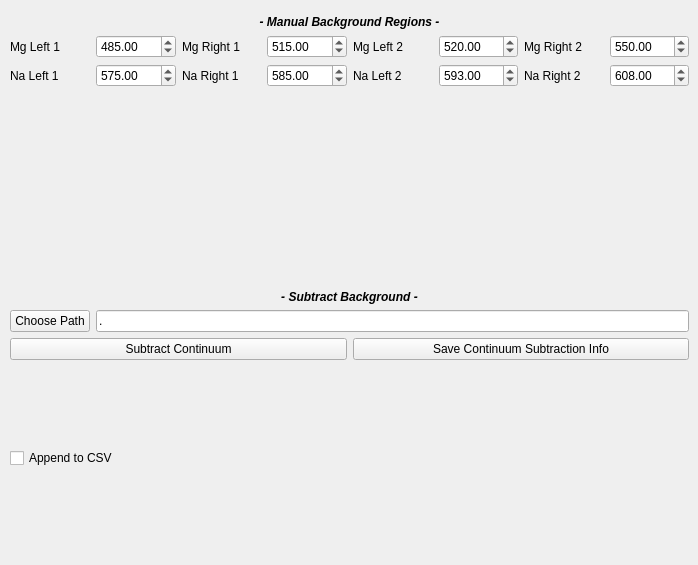
    <widget class="QWidget" name="tab_9">
     <attribute name="title">
      <string>Background Subtraction</string>
     </attribute>
     <widget class="QWidget" name="gridLayoutWidget_5">
      <property name="geometry">
       <rect>
        <x>10</x>
        <y>15</y>
        <width>679</width>
        <height>541</height>
       </rect>
      </property>
      <layout class="QGridLayout" name="gridLayout_4">
       <item row="0" column="0" colspan="2">
        <widget class="QLabel" name="label_ManualContinuum">
         <property name="font">
          <font>
           <weight>75</weight>
           <italic>true</italic>
           <bold>true</bold>
          </font>
         </property>
         <property name="text">
          <string>- Manual Background Regions -</string>
         </property>
         <property name="alignment">
          <set>Qt::AlignCenter</set>
         </property>
        </widget>
       </item>
       <item row="1" column="0">
        <layout class="QHBoxLayout" name="horizontalLayout_ManualContinuumMgL">
         <item>
          <widget class="QLabel" name="label_MgLeft1">
           <property name="text">
            <string>Mg Left 1</string>
           </property>
          </widget>
         </item>
         <item>
          <widget class="QDoubleSpinBox" name="MgLeft_spin1">
           <property name="minimum">
            <double>400.000000000000000</double>
           </property>
           <property name="maximum">
            <double>700.000000000000000</double>
           </property>
           <property name="value">
            <double>485.000000000000000</double>
           </property>
          </widget>
         </item>
         <item>
          <widget class="QLabel" name="label_MgRight1">
           <property name="text">
            <string>Mg Right 1</string>
           </property>
          </widget>
         </item>
         <item>
          <widget class="QDoubleSpinBox" name="MgRight_spin1">
           <property name="minimum">
            <double>400.000000000000000</double>
           </property>
           <property name="maximum">
            <double>700.000000000000000</double>
           </property>
           <property name="value">
            <double>515.000000000000000</double>
           </property>
          </widget>
         </item>
        </layout>
       </item>
       <item row="1" column="1">
        <layout class="QHBoxLayout" name="horizontalLayout_ManualContinuumMgR">
         <item>
          <widget class="QLabel" name="label_MgLeft2">
           <property name="text">
            <string>Mg Left 2</string>
           </property>
          </widget>
         </item>
         <item>
          <widget class="QDoubleSpinBox" name="MgLeft_spin2">
           <property name="minimum">
            <double>400.000000000000000</double>
           </property>
           <property name="maximum">
            <double>700.000000000000000</double>
           </property>
           <property name="value">
            <double>520.000000000000000</double>
           </property>
          </widget>
         </item>
         <item>
          <widget class="QLabel" name="label_MgRight2">
           <property name="text">
            <string>Mg Right 2</string>
           </property>
          </widget>
         </item>
         <item>
          <widget class="QDoubleSpinBox" name="MgRight_spin2">
           <property name="minimum">
            <double>400.000000000000000</double>
           </property>
           <property name="maximum">
            <double>700.000000000000000</double>
           </property>
           <property name="value">
            <double>550.000000000000000</double>
           </property>
          </widget>
         </item>
        </layout>
       </item>
       <item row="2" column="0">
        <layout class="QHBoxLayout" name="horizontalLayout_ManualContinuumNaL">
         <item>
          <widget class="QLabel" name="label_NaLeft1">
           <property name="text">
            <string>Na Left 1</string>
           </property>
          </widget>
         </item>
         <item>
          <widget class="QDoubleSpinBox" name="NaLeft_spin1">
           <property name="minimum">
            <double>400.000000000000000</double>
           </property>
           <property name="maximum">
            <double>700.000000000000000</double>
           </property>
           <property name="value">
            <double>575.000000000000000</double>
           </property>
          </widget>
         </item>
         <item>
          <widget class="QLabel" name="label_NaRight1">
           <property name="text">
            <string>Na Right 1</string>
           </property>
          </widget>
         </item>
         <item>
          <widget class="QDoubleSpinBox" name="NaRight_spin1">
           <property name="minimum">
            <double>400.000000000000000</double>
           </property>
           <property name="maximum">
            <double>700.000000000000000</double>
           </property>
           <property name="value">
            <double>585.000000000000000</double>
           </property>
          </widget>
         </item>
        </layout>
       </item>
       <item row="2" column="1">
        <layout class="QHBoxLayout" name="horizontalLayout_ManualContinuumNaR">
         <item>
          <widget class="QLabel" name="label_NaLeft2">
           <property name="text">
            <string>Na Left 2</string>
           </property>
          </widget>
         </item>
         <item>
          <widget class="QDoubleSpinBox" name="NaLeft_spin2">
           <property name="minimum">
            <double>400.000000000000000</double>
           </property>
           <property name="maximum">
            <double>700.000000000000000</double>
           </property>
           <property name="value">
            <double>593.000000000000000</double>
           </property>
          </widget>
         </item>
         <item>
          <widget class="QLabel" name="label_NaRight2">
           <property name="text">
            <string>Na Right 2</string>
           </property>
          </widget>
         </item>
         <item>
          <widget class="QDoubleSpinBox" name="NaRight_spin2">
           <property name="minimum">
            <double>400.000000000000000</double>
           </property>
           <property name="maximum">
            <double>700.000000000000000</double>
           </property>
           <property name="value">
            <double>608.000000000000000</double>
           </property>
          </widget>
         </item>
        </layout>
       </item>
       <item row="3" column="0" colspan="2">
        <spacer name="verticalSpacer_bgTab">
         <property name="orientation">
          <enum>Qt::Vertical</enum>
         </property>
         <property name="sizeHint" stdset="0">
          <size>
           <width>20</width>
           <height>60</height>
          </size>
         </property>
        </spacer>
       </item>
       <item row="4" column="0" colspan="2">
        <widget class="QLabel" name="label_ContinuumSubtractButtons">
         <property name="font">
          <font>
           <weight>75</weight>
           <italic>true</italic>
           <bold>true</bold>
          </font>
         </property>
         <property name="text">
          <string>- Subtract Background -</string>
         </property>
         <property name="alignment">
          <set>Qt::AlignCenter</set>
         </property>
        </widget>
       </item>
       <item row="5" column="0" colspan="2">
        <layout class="QHBoxLayout" name="horizontalLayout_55">
         <item>
          <widget class="QPushButton" name="ChooseSavePath_button_bg">
           <property name="text">
            <string>Choose Path</string>
           </property>
          </widget>
         </item>
         <item>
          <widget class="QLineEdit" name="SavePath_edit_bg">
           <property name="text">
            <string>.</string>
           </property>
          </widget>
         </item>
        </layout>
       </item>
       <item row="6" column="0">
        <widget class="QPushButton" name="ContinuumSubtract_button_bg">
         <property name="text">
          <string>Subtract Continuum</string>
         </property>
        </widget>
       </item>
       <item row="6" column="1">
        <widget class="QPushButton" name="SaveSubtractionInfo_button_bg">
         <property name="text">
          <string>Save Continuum Subtraction Info</string>
         </property>
        </widget>
       </item>
       <item row="7" column="0" colspan="2">
        <layout class="QHBoxLayout" name="AppendCSV_layout">
         <item>
          <widget class="QCheckBox" name="AppendtoCSV_check">
           <property name="text">
            <string>Append to CSV</string>
           </property>
          </widget>
         </item>
        </layout>
       </item>
       <item row="7" column="0" colspan="2">
        <spacer name="verticalSpacer_bgTab">
         <property name="orientation">
          <enum>Qt::Vertical</enum>
         </property>
         <property name="sizeHint" stdset="0">
          <size>
           <width>20</width>
           <height>60</height>
          </size>
         </property>
        </spacer>
       </item>
      </layout>
     </widget>
    </widget>
